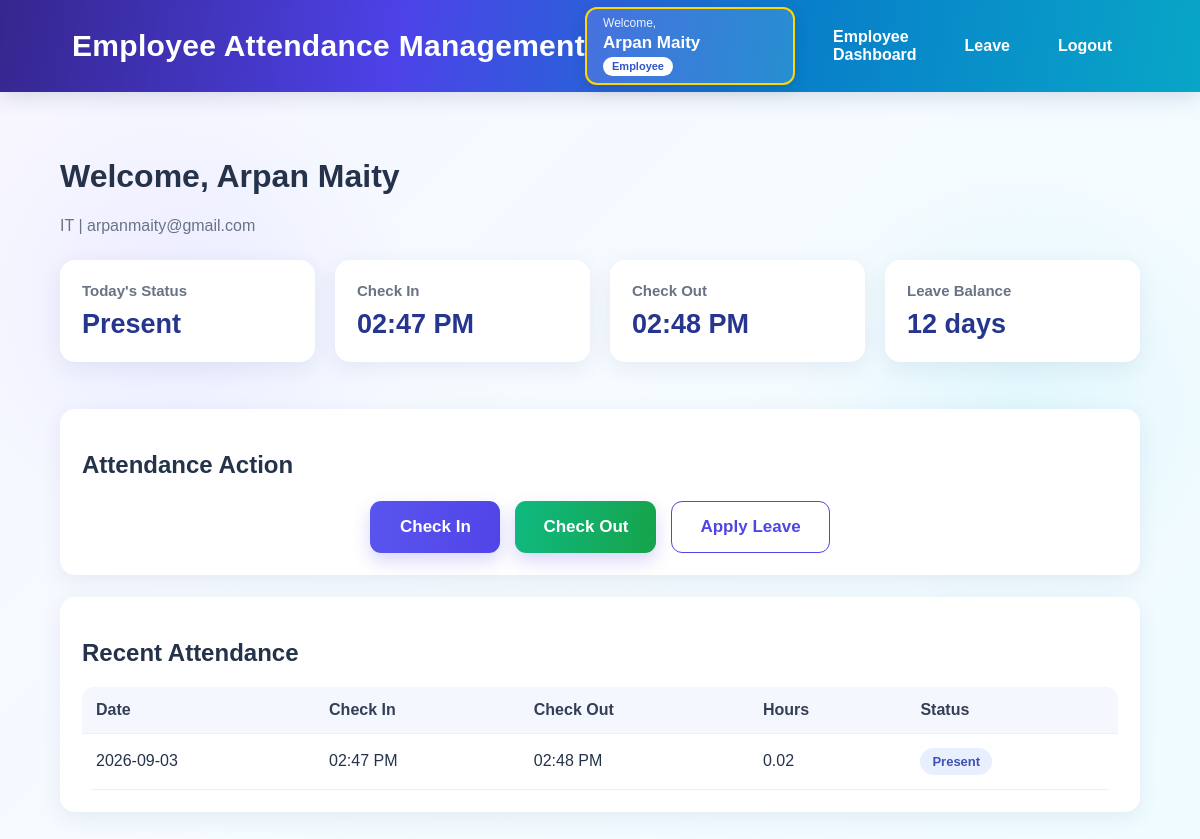
The app's page /dashboard (signed in) with its own data.
### app.py (models this page shows)
class Employee(db.Model):
    __tablename__ = "employee"
    id = db.Column(db.Integer, primary_key=True)
    name = db.Column(db.String(100), nullable=False)
    email = db.Column(db.String(120), unique=True, nullable=False)
    password = db.Column(db.String(255), nullable=False)
    department = db.Column(db.String(100), nullable=False, default="General")
    role = db.Column(db.String(20), nullable=False, default="employee")
    join_date = db.Column(db.Date, nullable=False, default=date.today)
    attendances = db.relationship(
        "Attendance",
        backref="employee",
        lazy=True,
        cascade="all, delete-orphan"
    )
    leaves = db.relationship(
        "Leave",
        backref="employee",
        lazy=True,
        cascade="all, delete-orphan"
    )

class Attendance(db.Model):
    __tablename__ = "attendance"
    id = db.Column(db.Integer, primary_key=True)
    employee_id = db.Column(
        db.Integer,
        db.ForeignKey("employee.id"),
        nullable=False
    )
    attendance_date = db.Column(
        db.Date,
        nullable=False,
        default=date.today
    )
    check_in = db.Column(db.DateTime, nullable=True)
    check_out = db.Column(db.DateTime, nullable=True)
    working_hours = db.Column(db.Float, nullable=False, default=0.0)
    status = db.Column(db.String(30), nullable=False, default="Present")

### app.py (the view)
@app.route("/dashboard")
@login_required
def dashboard():
    employee = get_current_employee()
    if employee.role == "admin":
        return redirect(url_for("admin_dashboard"))
    if employee.role == "hr":
        return redirect(url_for("hr_dashboard"))
    today = date.today()
    today_attendance = Attendance.query.filter_by(
        employee_id=employee.id,
        attendance_date=today
    ).first()
    records = (
        Attendance.query.filter_by(employee_id=employee.id)
        .order_by(Attendance.attendance_date.desc())
        .limit(10)
        .all()
    )
    approved_leaves = Leave.query.filter_by(
        employee_id=employee.id,
        status="Approved"
    ).all()
    leave_used = sum(leave.days for leave in approved_leaves)
    leave_balance = max(12 - leave_used, 0)
    total_present = Attendance.query.filter(
        Attendance.employee_id == employee.id,
        Attendance.status == "Present"
    ).count()
    total_hours = sum(
        attendance.working_hours or 0.0 for attendance in employee.attendances
    )
    return render_template(
        "employee_dashboard.html",
        emp=employee,
        today_att=today_attendance,
        records=records,
        leave_balance=leave_balance,
        leave_used=leave_used,
        total_present=total_present,
        total_hours=round(total_hours, 2)
    )

### app.py (called while the page is built)
def get_current_employee():
    employee_id = session.get("employee_id")
    if not employee_id:
        return None
    return db.session.get(Employee, employee_id)

def login_required(f):
    @wraps(f)
    def wrapper(*args, **kwargs):
        if "employee_id" not in session:
            flash("Please login first.", "warning")
            return redirect(url_for("login"))
        employee = get_current_employee()
        if not employee:
            session.clear()
            flash("Your session is invalid. Please login again.", "warning")
            return redirect(url_for("login"))
        return f(*args, **kwargs)
    return wrapper

### templates/employee_dashboard.html (shortened to what this page needs)
{% extends "base.html" %}
{% block content %}
<h1>Welcome, {{ emp.name }}</h1>
<p class="muted">{{ emp.department }} | {{ emp.email }}</p>
<div class="cards">
    <div class="card"><h3>Today's Status</h3><strong>{{ today_att.status if today_att else 'Not Marked' }}</strong></div>
    <div class="card"><h3>Check In</h3><strong>{{ today_att.check_in.strftime('%I:%M %p') if today_att and today_att.check_in else '--' }}</strong></div>
    <div class="card"><h3>Check Out</h3><strong>{{ today_att.check_out.strftime('%I:%M %p') if today_att and today_att.check_out else '--' }}</strong></div>
    <div class="card"><h3>Leave Balance</h3><strong>{{ leave_balance }} days</strong></div>
</div>
<div class="panel">
    <h2>Attendance Action</h2>
    <div class="actions">
        <form method="POST" action="{{ url_for('check_in') }}"><button class="btn" type="submit">Check In</button></form>
        <form method="POST" action="{{ url_for('check_out') }}"><button class="btn secondary" type="submit">Check Out</button></form>
        <a class="btn outline" href="{{ url_for('leave') }}">Apply Leave</a>
    </div>
</div>
<div class="panel">
<h2>Recent Attendance</h2>
<table>
<tr><th>Date</th><th>Check In</th><th>Check Out</th><th>Hours</th><th>Status</th></tr>
{% for a in records %}
<tr>
<td>{{ a.attendance_date }}</td>
<td>{{ a.check_in.strftime('%I:%M %p') if a.check_in else '--' }}</td>
<td>{{ a.check_out.strftime('%I:%M %p') if a.check_out else '--' }}</td>
<td>{{ a.working_hours }}</td>
<td><span class="badge">{{ a.status }}</span></td>
</tr>
{% else %}
<tr><td colspan="5">No attendance records yet.</td></tr>
{% endfor %}
</table>
</div>
{% endblock %}

### templates/base.html (shortened to what this page needs)
<!DOCTYPE html>
<html lang="en">
<head>
    <link rel="stylesheet"
          href="{{ url_for('static', filename='style.css') }}">
</head>
<body>
<nav class="navbar">
    <div class="brand">
        Employee Attendance Management
    </div>
    {% if session.get('employee_id') %}
    <div class="user-profile">
        <div class="user-info">
            <span class="welcome-text">
                Welcome,
            </span>
            <strong>
                {{ emp.name if emp is defined else session.get('name') }}
            </strong>
            <span class="user-role">
                {% if session.get('role') == 'admin' %}
                    Super Admin
                {% elif session.get('role') == 'hr' %}
                    HR
                {% else %}
                    Employee
                {% endif %}
            </span>
        </div>
    </div>
    <div class="navlinks">
        {% if session.get('role') == 'admin' %}
            <a href="{{ url_for('admin_dashboard') }}">
               Super Admin
            </a>
        {% elif session.get('role') == 'hr' %}
            <a href="{{ url_for('hr_dashboard') }}">
                HR Dashboard
            </a>
        {% else %}
            <a href="{{ url_for('dashboard') }}">
             Employee Dashboard
            </a>
            <a href="{{ url_for('leave') }}">
                Leave
            </a>
        {% endif %}
        <a href="{{ url_for('logout') }}">
            Logout
        </a>
    </div>
    {% endif %}
</nav>
<main class="container">
    {% block content %}
    {% endblock %}
</main>
</body>
</html>

### static/style.css (style rules this page uses)
* { box-sizing: border-box; }
html, body { margin: 0; padding: 0; min-height: 100%; font-family: Arial, Helvetica, sans-serif; }
body { color: #24324a; background: radial-gradient(circle at 15% 35%, rgba(100, 90, 255, 0.08), transparent 20%), radial-gradient(circle at 85% 45%, rgba(0, 200, 220, 0.08), transparent 20%), linear-gradient(135deg, #f8f6ff 0%, #f5fbff 50%, #effcff 100%); min-height: 100vh; }
.navbar { min-height: 92px; padding: 0 6%; display: flex; align-items: center; color: white; background: linear-gradient( 100deg, #35268e, #4d42e8, #087fca, #08a6c7 ); box-shadow: 0 5px 20px rgba(30, 40, 100, 0.15); }
.brand { font-size: 30px; font-weight: 800; letter-spacing: 0.3px; white-space: nowrap; }
.user-profile { display: flex; align-items: center; margin-left: auto; margin-right: 20px; padding: 7px 16px; min-width: 210px; border: 2px solid #ffd700; border-radius: 12px; background: rgba(255, 255, 255, 0.12); color: white; box-shadow: 0 4px 15px rgba(0, 0, 0, 0.12); transition: 0.25s ease; }
.user-info { display: flex; flex-direction: column; line-height: 1.2; }
.welcome-text { font-size: 12px; font-weight: 500; opacity: 0.9; }
.user-info strong { font-size: 17px; font-weight: 800; margin: 3px 0 4px; color: white; }
.user-role { display: inline-block; width: fit-content; padding: 3px 9px; border-radius: 12px; background: white; color: #3154c6; font-size: 11px; font-weight: 700; }
.navlinks { display: flex; align-items: center; gap: 12px; }
.navlinks a { color: white; text-decoration: none; padding: 10px 18px; border-radius: 8px; font-weight: bold; transition: 0.3s; }
.container { width: 90%; max-width: 1200px; margin: 0 auto; padding: 45px 0; }
.btn { display: inline-flex; justify-content: center; align-items: center; min-height: 52px; padding: 12px 28px; border: none; border-radius: 11px; background: linear-gradient( 100deg, #5a55ef, #5144e8 ); color: white; cursor: pointer; text-decoration: none; font-size: 17px; font-weight: 700; box-shadow: 0 8px 18px rgba(80, 70, 230, 0.22); transition: transform 0.25s ease, box-shadow 0.25s ease; }
.secondary { background: linear-gradient( 100deg, #10b981, #16a34a ); }
.outline { background: white; color: #4f46e5; border: 1px solid #4f46e5; box-shadow: none; }
.actions { width: 100%; display: flex; justify-content: center; align-items: center; gap: 15px; flex-wrap: wrap; margin-top: 22px; text-align: center; }
.actions .btn { width: auto; min-width: 130px; }
.cards { display: grid; grid-template-columns: repeat(4, 1fr); gap: 20px; margin: 25px 0; }
.card, .panel { background: white; border-radius: 15px; padding: 22px; box-shadow: 0 6px 22px rgba(40, 50, 100, 0.08); margin-bottom: 22px; }
.card { transition: 0.25s; }
.card h3 { color: #687386; margin: 0 0 10px; font-size: 15px; }
.card strong { font-size: 27px; color: #26358e; }
table { width: 100%; border-collapse: collapse; background: white; border-radius: 12px; overflow: hidden; }
th, td { padding: 14px; border-bottom: 1px solid #edf0f4; text-align: left; }
th { background: #f5f7ff; color: #343f55; }
.badge { display: inline-block; background: #e8f0ff; color: #3f51b5; padding: 6px 12px; border-radius: 20px; font-size: 13px; font-weight: 600; }
.muted { color: #687386; }

### records on screen
Employee: name "Arpan Maity", department "IT", email "arpanmaity@gmail.com"
Attendance: status "Present", check_in "02:47 PM", check_out "02:48 PM", attendance_date "2026-09-03", working_hours "0.02"

### other values on screen
{{ leave_balance }} "12"
